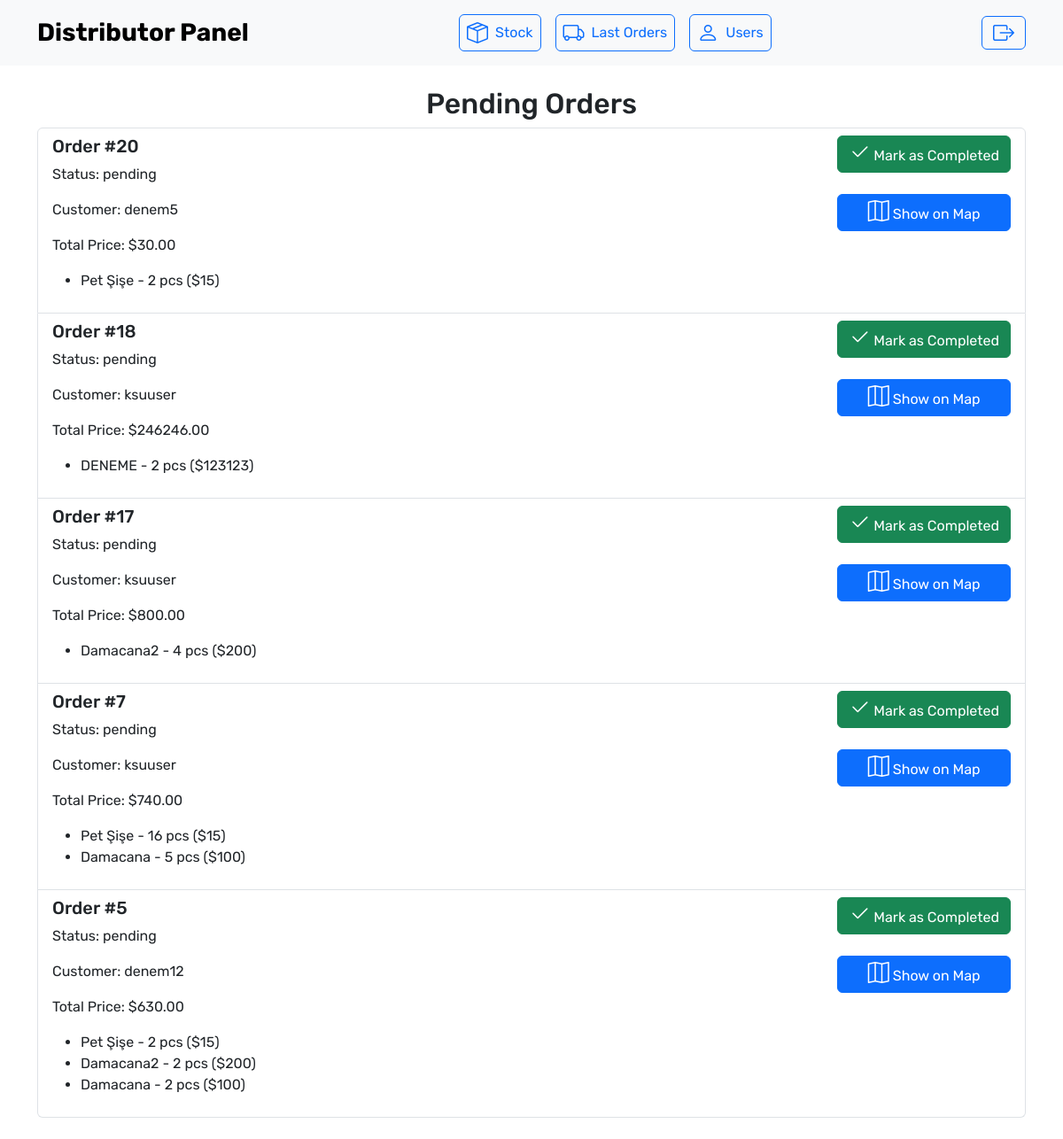
The app's page /staff_dashboard/ (signed in) with its own data.
### waterproject/models.py (models this page shows, shortened)
class Order(models.Model):
    STATUS_CHOICES = [
        ('completed', 'Completed'),
        ('pending', 'Pending'),
    ]
    user = models.ForeignKey(User, on_delete=models.CASCADE)
    total_price = models.DecimalField(max_digits=10, decimal_places=2)
    created_at = models.DateTimeField(default=timezone.now)
    order_number = models.PositiveIntegerField(null=True, blank=True)
    status = models.CharField(max_length=10, choices=STATUS_CHOICES, default='pending')

class OrderItem(models.Model):
    order = models.ForeignKey(Order, related_name='items', on_delete=models.CASCADE)
    product_id = models.CharField(max_length=255)
    product_name = models.CharField(max_length=255)
    product_price = models.IntegerField()
    quantity = models.IntegerField()

### waterproject/views.py (the view)
    def _wrapped_view(request, *args, **kwargs):
        if request.user.is_staff or request.user.is_superuser:
            return view_func(request, *args, **kwargs)
        else:
            return HttpResponseForbidden("You do not have permission to access this page.")

### waterproject/views.py (called while the page is built)
def staff_or_admin_required(view_func):
    def _wrapped_view(request, *args, **kwargs):
        if request.user.is_staff or request.user.is_superuser:
            return view_func(request, *args, **kwargs)
        else:
            return HttpResponseForbidden("You do not have permission to access this page.")
    return _wrapped_view

@staff_or_admin_required
def staff_dashboard(request):
    pending_orders = Order.objects.filter(status='pending').order_by('-created_at')
    completed_orders = Order.objects.filter(status='completed').prefetch_related('items', 'user')
    return render(request, 'dashboard/staff_dashboard.html', {'pending_orders': pending_orders,
                                                              'completed_orders': completed_orders})

### waterproject/templates/dashboard/staff_dashboard.html (shortened to what this page needs)
{% extends "dashboardbase.html" %}
{% load static %}
{% block content %}
    <body>
    <nav class="navbar navbar-expand-lg navbar-light bg-light">
        <div class="container">
            <a class="navbar-brand fw-bold fs-3" href="{% url 'staff_dashboard' %}">Distributor Panel</a>
            <div class="mx-auto d-flex justify-content-center align-items-center">
                <button class="btn btn-outline-primary m-2 p-2 d-flex align-items-center"
                        onclick="window.location.href='{% url 'stock_list' %}'">
                    <i class="bi bi-box-seam fs-4 me-2"></i>
                    <span class="fs-6">Stock</span>
                </button>
                <button class="btn btn-outline-primary m-2 p-2 d-flex align-items-center"
                        onclick="window.location.href='{% url 'last_orders' %}'">
                    <i class="bi bi-truck fs-4 me-2"></i>
                    <span class="fs-6">Last Orders</span>
                </button>
                <button class="btn btn-outline-primary m-2 p-2 d-flex align-items-center"
                        onclick="window.location.href='{% url 'user_list' %}'">
                    <i class="bi bi-person fs-4 me-2"></i>
                    <span class="fs-6">Users</span>
                </button>
            </div>
            <div class="d-flex align-items-center">
                <form action="{% url 'logout' %}" method="post" class="mb-0 ms-3">
                    <button type="submit" class="btn btn-outline-primary">
                        <i class="bi bi-box-arrow-right"></i>
                    </button>
                </form>
            </div>
        </div>
    </nav>
    <div class="container my-4">
        <h2 class="text-center">Pending Orders</h2>
        <div class="list-group">
            {% for order in pending_orders %}
                <div class="list-group-item d-flex justify-content-between align-items-start">
                    <div>
                        <h5>Order #{{ order.id }}</h5>
                        <p>Status: {{ order.status }}</p>
                        <p>Customer: {{ order.user.username }}</p>
                        <p>Total Price: ${{ order.total_price }}</p>
                        <ul>
                            {% for item in order.items.all %}
                                <li>{{ item.product_name }} - {{ item.quantity }} pcs (${{ item.product_price }})</li>
                            {% endfor %}
                        </ul>
                    </div>
                    <div class="d-flex flex-column align-items-center">
                        {% if order.status != 'completed' %}
                            <form action="{% url 'mark_order_as_completed' order.id %}" method="post" class="w-100">
                                <button type="submit" class="btn btn-success w-100">
                                    <i class="bi bi-check2"></i> Mark as Completed
                                </button>
                            </form>
                        {% else %}
                            <button class="btn btn-secondary w-100" disabled>
                                <i class="bi bi-check2"></i> Completed
                            </button>
                        {% endif %}
                        {% if order.items.exists %}
                            <a href="{% url 'show_order_map' order.id %}" class="btn btn-primary w-100 mt-2">
                                <i class="bi bi-map"></i> Show on Map
                            </a>
                        {% endif %}
                    </div>
                </div>
            {% empty %}
                <p>No pending orders found.</p>
            {% endfor %}
        </div>
    </div>
    <link rel="stylesheet" href="https://unpkg.com/leaflet@1.9.4/dist/leaflet.css"/>
    </body>
{% endblock %}

### static/css/userpage.css (style rules this page uses)
* { font-family: "Rubik"; }
body { margin: 0; }
.navbar-brand { font-weight: bold; }
.btn i { font-size: 24px; }

### records on screen
Order: id "20", status "pending", user.username "denem5", total_price "30.00", shows "Mark as Completed", shows "Show on Map"
OrderItem: product_name "Pet Şişe", quantity "2", product_price "15"
Order: id "18", status "pending", user.username "ksuuser", total_price "246246.00", shows "Mark as Completed", shows "Show on Map"
OrderItem: product_name "DENEME", quantity "2", product_price "123123"
Order: id "17", status "pending", user.username "ksuuser", total_price "800.00", shows "Mark as Completed", shows "Show on Map"
OrderItem: product_name "Damacana2", quantity "4", product_price "200"
Order: id "7", status "pending", user.username "ksuuser", total_price "740.00", shows "Mark as Completed", shows "Show on Map"
OrderItem: product_name "Pet Şişe", quantity "16", product_price "15"
OrderItem: product_name "Damacana", quantity "5", product_price "100"
Order: id "5", status "pending", user.username "denem12", total_price "630.00", shows "Mark as Completed", shows "Show on Map"
OrderItem: product_name "Pet Şişe", quantity "2", product_price "15"
OrderItem: product_name "Damacana2", quantity "2", product_price "200"
OrderItem: product_name "Damacana", quantity "2", product_price "100"
